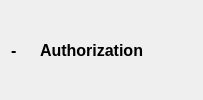
            <widget class="QWidget" name="authorization_cur_page">
             <layout class="QHBoxLayout" name="horizontalLayout_55">
              <item>
               <widget class="QLabel" name="lbl_authorization_cur_page">
                <property name="sizePolicy">
                 <sizepolicy hsizetype="Preferred" vsizetype="Preferred">
                  <horstretch>0</horstretch>
                  <verstretch>0</verstretch>
                 </sizepolicy>
                </property>
                <property name="font">
                 <font>
                  <pointsize>12</pointsize>
                  <weight>75</weight>
                  <bold>true</bold>
                 </font>
                </property>
                <property name="text">
                 <string>- </string>
                </property>
                <property name="alignment">
                 <set>Qt::AlignCenter</set>
                </property>
               </widget>
              </item>
              <item>
               <widget class="QLabel" name="lbl_authorization_cur_page_icon">
                <property name="sizePolicy">
                 <sizepolicy hsizetype="Maximum" vsizetype="Preferred">
                  <horstretch>0</horstretch>
                  <verstretch>0</verstretch>
                 </sizepolicy>
                </property>
                <property name="text">
                 <string/>
                </property>
               </widget>
              </item>
              <item>
               <widget class="QLabel" name="lbl_authorization_cur_page_header">
                <property name="font">
                 <font>
                  <pointsize>12</pointsize>
                  <weight>75</weight>
                  <bold>true</bold>
                 </font>
                </property>
                <property name="text">
                 <string>Authorization</string>
                </property>
                <property name="scaledContents">
                 <bool>false</bool>
                </property>
               </widget>
              </item>
              <item>
               <spacer name="horizontalSpacer_25">
                <property name="orientation">
                 <enum>Qt::Horizontal</enum>
                </property>
                <property name="sizeHint" stdset="0">
                 <size>
                  <width>48</width>
                  <height>20</height>
                 </size>
                </property>
               </spacer>
              </item>
             </layout>
            </widget>
